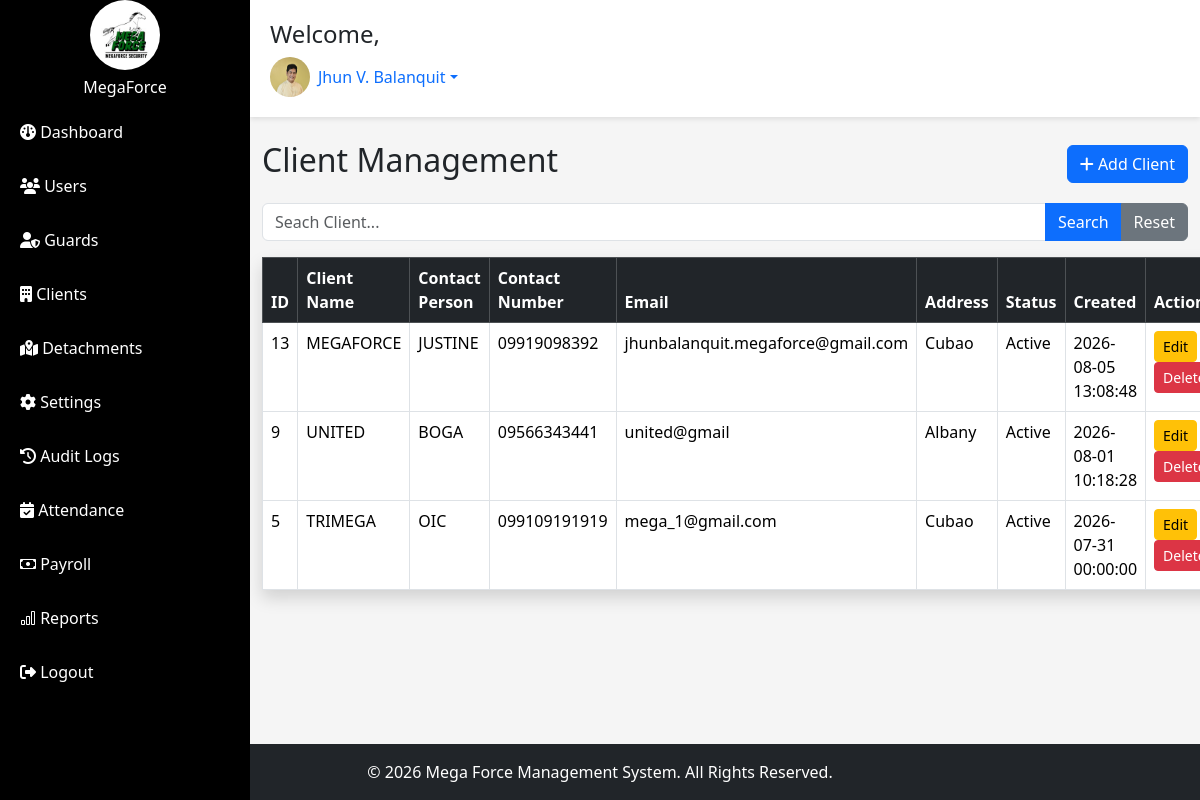
The app's page /admin/clients.php (signed in) with its own data.
### tables this page shows
CREATE TABLE `system_settings` (
  `id` int(11) NOT NULL AUTO_INCREMENT,
  `company_name` varchar(255) NOT NULL,
  `company_address` text DEFAULT NULL,
  `contact_number` varchar(50) DEFAULT NULL,
  `email` varchar(100) DEFAULT NULL,
  `logo` varchar(255) DEFAULT 'default_logo.png',
  `updated_at` timestamp NOT NULL DEFAULT current_timestamp() ON UPDATE current_timestamp(),
  PRIMARY KEY (`id`)
);

CREATE TABLE `users` (
  `id` int(11) NOT NULL AUTO_INCREMENT,
  `role_id` int(11) DEFAULT NULL,
  `fullname` varchar(100) NOT NULL,
  `email` varchar(100) NOT NULL,
  `username` varchar(50) NOT NULL,
  `password` varchar(255) NOT NULL,
  `profile_picture` varchar(255) DEFAULT NULL,
  `status` enum('Active','Inactive') NOT NULL,
  `created_at` timestamp NOT NULL DEFAULT current_timestamp() ON UPDATE current_timestamp(),
  PRIMARY KEY (`id`),
  UNIQUE KEY `email` (`email`),
  UNIQUE KEY `username` (`username`)
);

CREATE TABLE `clients` (
  `id` int(11) NOT NULL AUTO_INCREMENT,
  `client_name` varchar(100) NOT NULL,
  `contact_person` varchar(100) NOT NULL,
  `contact_no` varchar(20) NOT NULL,
  `email` varchar(100) DEFAULT NULL,
  `address` text DEFAULT NULL,
  `status` enum('Active','Inactive') DEFAULT 'Active',
  `created_at` timestamp NOT NULL DEFAULT current_timestamp(),
  PRIMARY KEY (`id`),
  KEY `created_at` (`created_at`)
);

### admin/clients.php (the view, shortened to what this page needs)
<?php
include("includes/header.php");
include("../config.php");
include("includes/sidebar.php");
$search = "";
$sql = "SELECT * FROM clients WHERE client_name LIKE? OR contact_person LIKE? OR contact_no LIKE?  ORDER BY id DESC";
$stmt = mysqli_prepare($con, $sql);
$keyword = "%$search%";
mysqli_stmt_bind_param($stmt, "sss", $keyword, $keyword, $keyword);
mysqli_stmt_execute($stmt);
$query = mysqli_stmt_get_result($stmt);
?>
<div class="main-content">
    <?php include("includes/topbar.php"); ?>
    <div class="container-fluid mt-4">
        <div class="d-flex justify-content-between align-items-center mb-3">
            <h2>Client Management</h2>
            <a href="add_client.php" class="btn btn-primary">
                <i class="fa-solid fa-plus"></i>
                Add Client
            </a>
        </div>
        <form method="GET" class="mb-3">
            <div class="input-group">
            <input type="text" name="search" class="form-control" placeholder="Seach Client..." value="<?php echo htmlspecialchars($search); ?>">
            <button class="btn btn-primary">
                Search
            </button>
            <a href="clients.php" class="btn btn-secondary">
                Reset
            </a>
            </div>
        </form>
        <table class="table table-bordered table-hover shadow">
            <thead class="table-dark">
            <tr>
                <th>ID</th>
                <th>Client Name</th>
                <th>Contact Person</th>
                <th>Contact Number</th>
                <th>Email</th>
                <th>Address</th>
                <th>Status</th>
                <th>Created</th>
                <th width="180">Action</th>
            </tr>
            </thead>
            <tbody>
                <?php while($row=mysqli_fetch_assoc($query)){ ?>
                <tr>
                    <td><?php echo htmlspecialchars($row['id']); ?></td>
                    <td>
                        <?php echo htmlspecialchars($row['client_name']); ?>
                    </td>
                    <td><?php echo htmlspecialchars($row['contact_person']); ?></td>
                    <td><?php echo htmlspecialchars($row['contact_no']); ?></td>
                    <td><?php echo htmlspecialchars($row['email']); ?></td>
                    <td><?php echo htmlspecialchars($row['address']); ?></td>
                    <td><?php echo htmlspecialchars($row['status']); ?></td>
                    <td><?php echo htmlspecialchars($row['created_at']); ?></td>
                    <td>
                        <a href="edit_client.php?id=<?php echo $row['id']; ?>" class="btn btn-warning btn-sm">
                            Edit
                        </a>
                        <a href="delete_client.php?id=<?php echo $row['id']; ?>" class="btn btn-danger btn-sm"
                        onclick="return confirm('Are you sure you want to delete this?')">
                            Delete
                        </a>
                    </td>
                </tr>
                <?php }?>
            </tbody>
        </table>
    </div>
</div>
<?php include("includes/footer.php"); ?>

### admin/includes/sidebar.php
<?php $company = mysqli_fetch_assoc( mysqli_query($con, "SELECT company_name, logo FROM system_settings LIMIT 1"));
?>
<div class="sidebar">
    <div class="text-center py3">
    <img src="../assets/uploads/<?php echo $company['logo']; ?>"
    width="70"
    class="rounded-circle mb-2">
    <h6 class="text-white">
        <?php echo htmlspecialchars($company['company_name']); ?>
    </h6>
</div>
    <a href="dashboard.php">
        <i class="fa-solid fa-gauge"></i>
        Dashboard
    </a>
    <a href="users.php">
        <i class="fa-solid fa-users"></i>
        Users
    </a>
    <a href="guards.php" class="nav-link">
        <i class="fa-solid fa-user-shield"></i>
        Guards
    </a>
     <a href="clients.php">
        <i class="fa-solid fa-building"></i>
        Clients
    </a>
    <a href="detachments.php">
        <i class="fa-solid fa-map-location-dot"></i>
        Detachments
    </a>
     <a href="settings.php">
        <i class="fa-solid fa-gear"></i>
        Settings
    </a>
     <a href="audit_logs.php">
        <i class="fas fa-history"></i>
        Audit Logs
    </a>
    <a href="attendance.php" class="nav-link">
        <i class="fas fa-calendar-check"></i>
        Attendance
    </a>
    <a href="payroll.php" class="nav-link">
        <i class="bi bi-cash"></i>
        Payroll
    </a>
    <a href="payroll_reports.php" class="nav-link">
        <i class="bi bi-bar-chart"></i>
        Reports
    </a>
     <a href="../logout.php">
        <i class="fa-solid fa-right-from-bracket"></i>
        Logout
    </a>
</div>

### admin/includes/topbar.php (shortened to what this page needs)
<?php
$user_id = $_SESSION['user_id'];
$topbarQuery = mysqli_query($con, "SELECT fullname, email, profile_picture, role_id FROM users WHERE id='$user_id'");
$topbarUser = mysqli_fetch_assoc($topbarQuery);
?>
<div class="topbar">
    <h4>
        Welcome,
    </h4>
            <div class="dropdown">
            <a href="#" class="d-flex align-items-center text-decoration-none dropdown-toggle" data-bs-toggle="dropdown" aria-expanded="false">
                <img src="../assets/uploads/<?php echo htmlspecialchars($topbarUser['profile_picture']); ?>" alt="<?php echo htmlspecialchars($topbarUser['fullname']); ?>" title="Click to enlarge" class="rounded-circle me-2" width="40" height="40" style="cursor: object-fit: cover;">
                <span><?php echo htmlspecialchars($topbarUser['fullname']); ?></span>
            </a>
        </div>
</div>

### admin/assets/css/style.css (style rules this page uses)
body { margin: 0; background: #f5f5f5; }
.sidebar { width: 250px; height: 100vh; position: fixed; background: black; }
.sidebar a { color: white; display: block; padding: 15px 20px; text-decoration: none; }
.main-content { margin-left: 250px; }
.topbar { background: white; padding: 20px; box-shadow: 0 2px 5px rgba(0, 0, 0, .1); }

### records on screen
system_settings: logo (picture), company_name "MegaForce"
users: profile_picture (picture), fullname "Jhun V. Balanquit"
clients: id "13", client_name "MEGAFORCE", contact_person "JUSTINE", contact_no "09919098392", email "jhunbalanquit.megaforce@gmail.com", address "Cubao", status "Active", created_at "2026-08-05 13:08:48"
clients: id "9", client_name "UNITED", contact_person "BOGA", contact_no "09566343441", email "united@gmail", address "Albany", status "Active", created_at "2026-08-01 10:18:28"
clients: id "5", client_name "TRIMEGA", contact_person "OIC", contact_no "099109191919", email "mega_1@gmail.com", address "Cubao", status "Active", created_at "2026-07-31 00:00:00"
